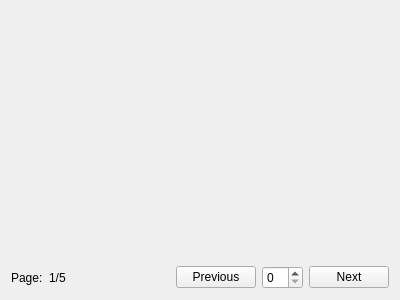
<?xml version="1.0" encoding="UTF-8"?>
<ui version="4.0">
 <class>PagePreview</class>
 <widget class="QWidget" name="PagePreview">
  <property name="geometry">
   <rect>
    <x>0</x>
    <y>0</y>
    <width>400</width>
    <height>300</height>
   </rect>
  </property>
  <property name="windowTitle">
   <string>Form</string>
  </property>
  <layout class="QVBoxLayout" name="verticalLayout">
   <item>
    <widget class="QGraphicsView" name="graphicsView">
     <property name="sizePolicy">
      <sizepolicy hsizetype="Preferred" vsizetype="Preferred">
       <horstretch>1</horstretch>
       <verstretch>1</verstretch>
      </sizepolicy>
     </property>
     <property name="styleSheet">
      <string notr="true">background-color: rgba(0, 0, 0, 0);</string>
     </property>
     <property name="frameShape">
      <enum>QFrame::NoFrame</enum>
     </property>
    </widget>
   </item>
   <item>
    <layout class="QHBoxLayout" name="horizontalLayout">
     <item>
      <widget class="QLabel" name="label_2">
       <property name="text">
        <string>Page:</string>
       </property>
      </widget>
     </item>
     <item>
      <widget class="QLabel" name="label">
       <property name="text">
        <string>1/5</string>
       </property>
      </widget>
     </item>
     <item>
      <spacer name="horizontalSpacer">
       <property name="orientation">
        <enum>Qt::Horizontal</enum>
       </property>
       <property name="sizeHint" stdset="0">
        <size>
         <width>40</width>
         <height>20</height>
        </size>
       </property>
      </spacer>
     </item>
     <item>
      <widget class="QPushButton" name="pushButton">
       <property name="text">
        <string>Previous</string>
       </property>
      </widget>
     </item>
     <item>
      <widget class="QSpinBox" name="spinBox"/>
     </item>
     <item>
      <widget class="QPushButton" name="pushButton_2">
       <property name="sizePolicy">
        <sizepolicy hsizetype="Minimum" vsizetype="Fixed">
         <horstretch>0</horstretch>
         <verstretch>0</verstretch>
        </sizepolicy>
       </property>
       <property name="text">
        <string>Next</string>
       </property>
      </widget>
     </item>
    </layout>
   </item>
  </layout>
 </widget>
 <resources/>
 <connections/>
</ui>
